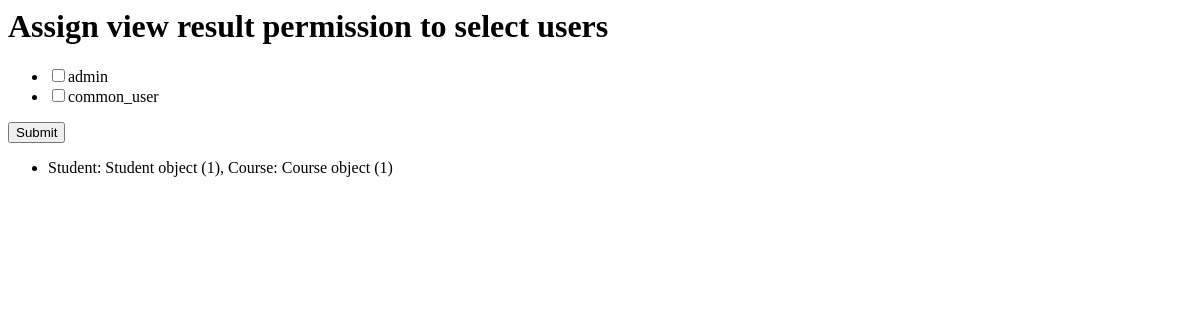
/assign-view-results-permission/ (signed in), run on an earlier commit of the app's database.
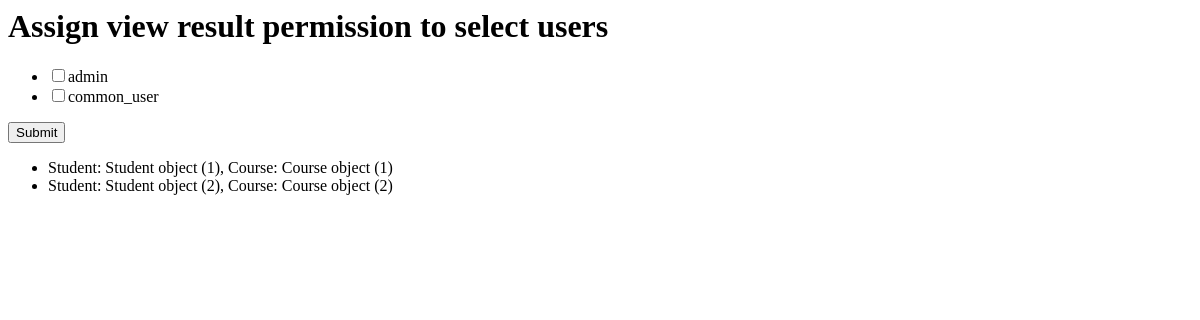
And on a later commit of the database.
### logistration/models.py (models this page shows)
class CustomUser(AbstractUser):
    date_of_birth = models.DateField(blank=True, null=True)
    title = models.CharField(max_length=100, blank=True, null=True)

### polls/models.py (models this page shows, shortened)
class Enrollment(models.Model):
    student = models.ForeignKey(Student, on_delete=models.CASCADE)
    course = models.ForeignKey(Course, on_delete=models.CASCADE)
    enroll_date = models.DateTimeField(auto_now=True)
    def __str__(self):
        return f'Student: {self.student}, Course: {self.course}'

class Student(models.Model):
    name = models.CharField(max_length=70)

class Course(models.Model):
    course_name = models.CharField(max_length=50)
    students = models.ManyToManyField(Student,through='Enrollment')

### polls/views.py (the view, shortened to what this page needs)
# urls.py: path('assign-view-results-permission/', assign_can_view_results_permission, name='assign_permission'),
@login_required(login_url='/accounts/login/')
def assign_can_view_results_permission(request):
    message = ''
    users = User.objects.all()
    return render(request, 'assign_perm.html', {'users': users})

### polls/templatetags/poll_tags.py (called while the page is built)
@register.simple_tag
def has_permission(user, permission):
    return user.has_perm(permission)

@register.inclusion_tag("enrollment_list.html")
def show_enrollments():
    course_enrollments = Enrollment.objects.all()
    return {'enrollments': course_enrollments}

### polls/templates/assign_perm.html (shortened to what this page needs)
{% load poll_tags %}
<body>
    <h1>Assign view result permission to select users</h1>
    <form method="post">
        <ul>
            {% for user in users %}
            <li>
                <label>
                    <input type="checkbox" name="users" value="{{ user.id }}" {% if has_perm %} checked {% endif %}>{{ user.username }}
                </label>
            </li>
            {% endfor %}
        </ul>
        <button type="submit">Submit</button>
        {% show_enrollments %}
    </form>
</body>

### polls/templates/enrollment_list.html
<ul>
    {% for enrollment in enrollments %}
        <li>{{ enrollment }}</li>
    {% empty %}
        <li>No course enrollment</li>
    {% endfor %}
</ul>

What changed in the data, as far as the page shows it:
added Enrollment: student+course "Student: Student object (2), Course: Course object (2)"
